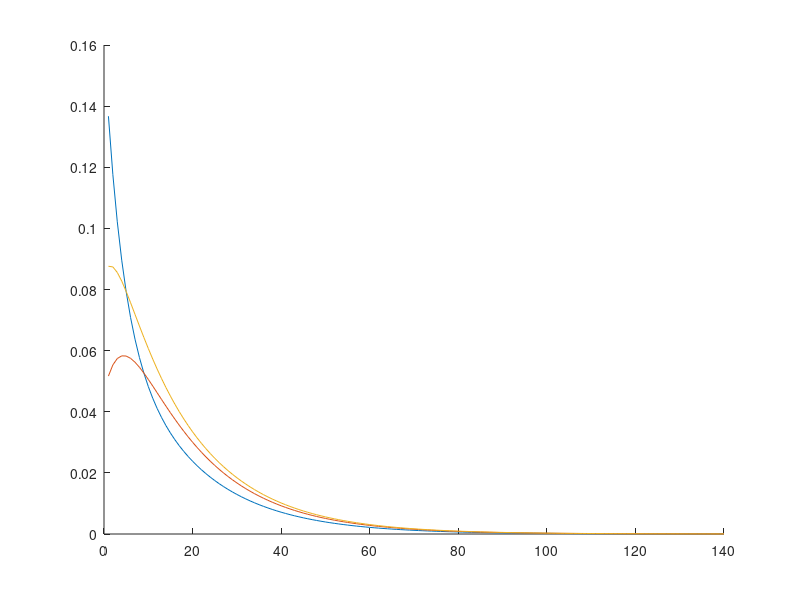

MATLAB code to generate this figure:
A = rand(10);
A = A - 6*eye(10);
C = zeros(5,10);
C(1:5,1:5) = eye(5);
stepsize = 0.05;
time = 7;
steps = time/stepsize;
signal = zeros(5, steps);
state = zeros(10, steps);
x0 = .2*rand(10,1);
for i = 1:steps
    t = stepsize*i;
    stateVec = expm(A*t)*x0;
    state(:,i) = stateVec;
    signal(:,i) = C*stateVec;
end
    
save('testSimple.mat','signal', 'state');
save('testSimpleMatrix.mat','C','A');
hold on;
for i = 1:3
   plot((state(i,:)));
end